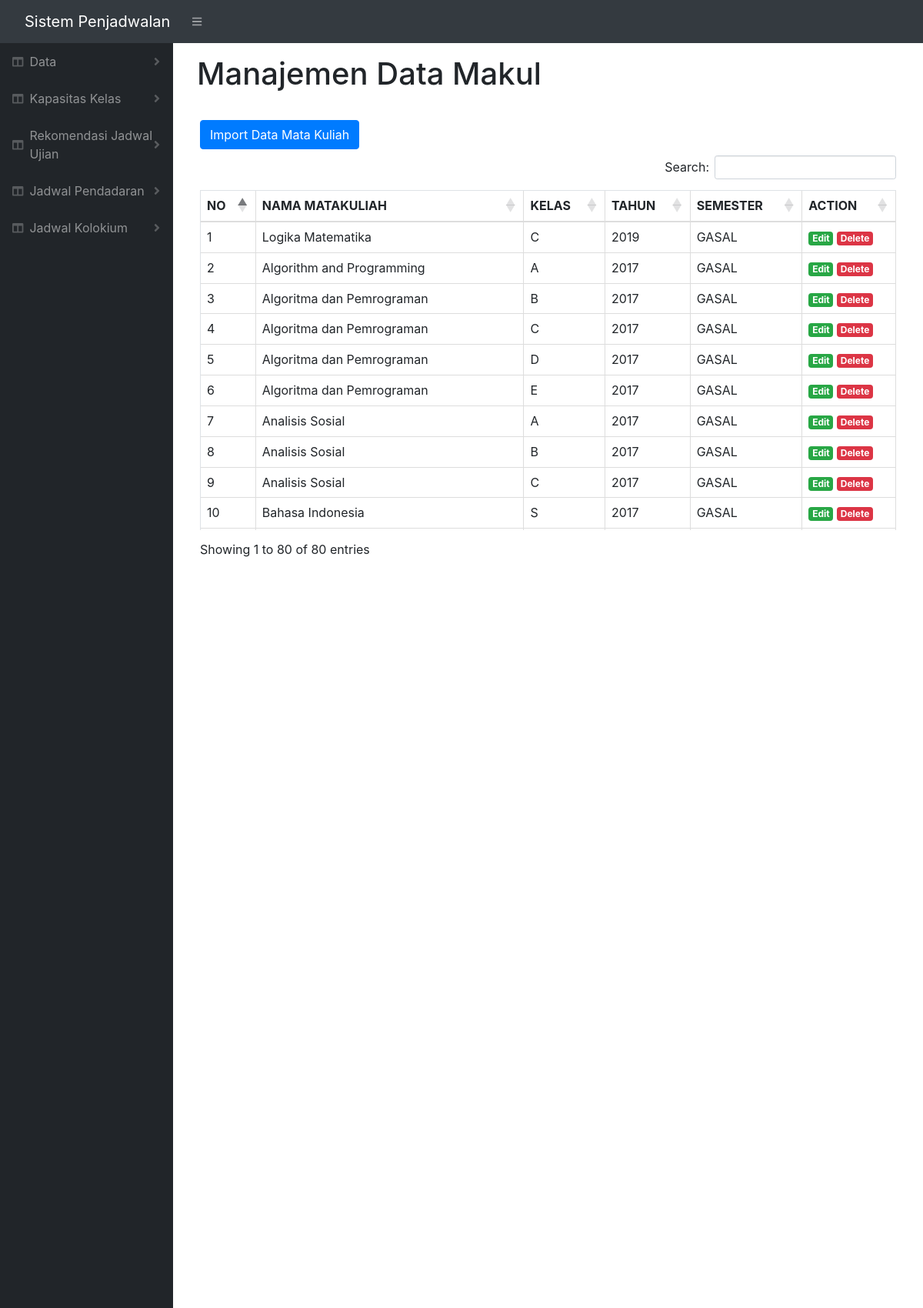
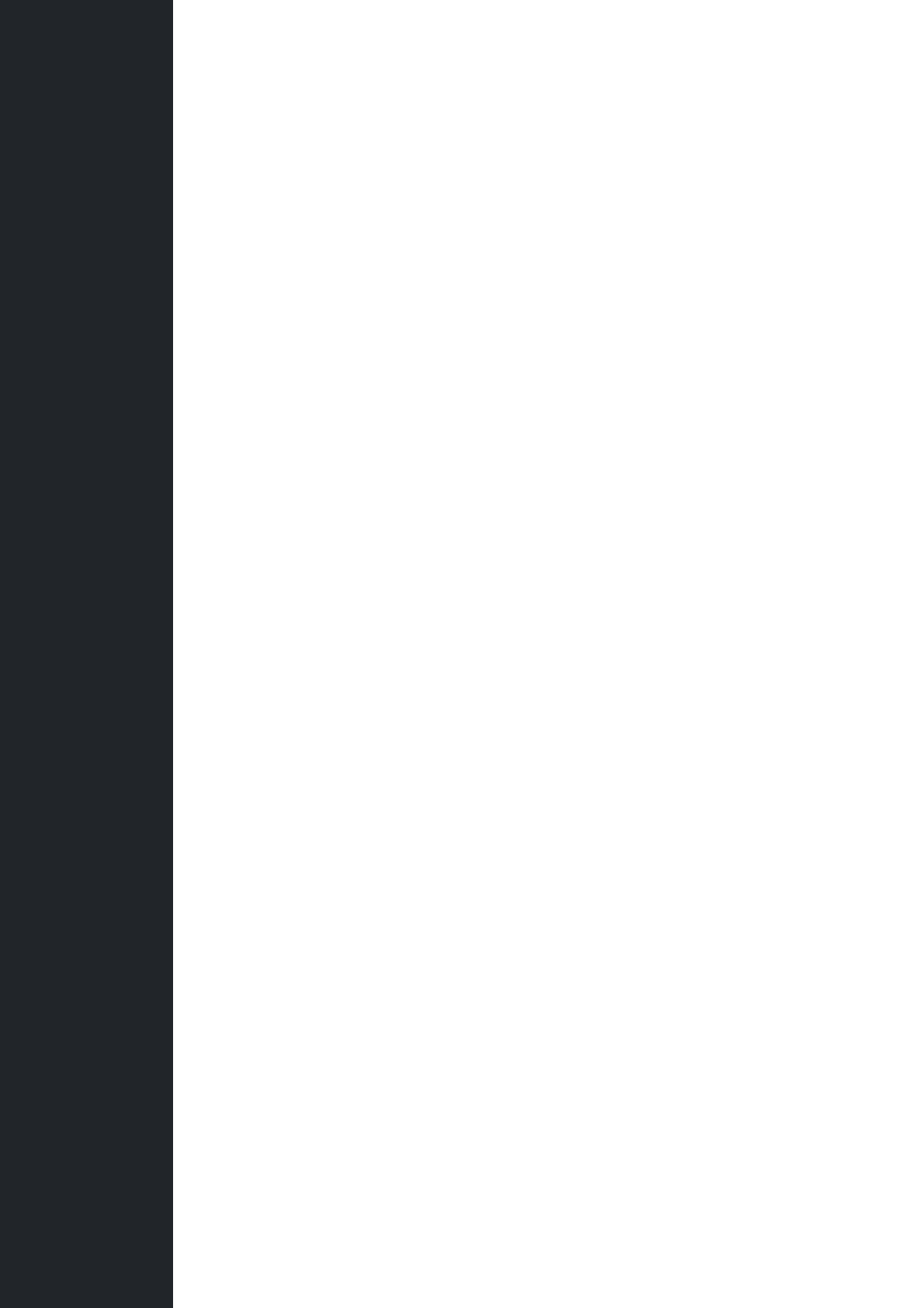
Page /index.php/rekomendasi/c_makul (upper part) on the committed database (2 pictures, top to bottom).
### tables this page shows
CREATE TABLE `makul` (
  `idMakul` int(11) NOT NULL,
  `kodeMakul` varchar(255) NOT NULL,
  `tipeMakul` varchar(255) NOT NULL,
  `nama` varchar(255) NOT NULL,
  `tahun` varchar(255) NOT NULL,
  `semester` varchar(255) NOT NULL,
  `ruangan` varchar(255) NOT NULL,
  `kelas` varchar(255) NOT NULL,
  `kapasitas` varchar(255) NOT NULL,
  `idSemester` int(10) NOT NULL
);

### application/controllers/Rekomendasi.php (called while the page is built, shortened)
<?php
class rekomendasi extends CI_Controller
{
    public function __construct()
    {
        $this->load->model('Jadwal_model');
    }
    function c_makul() {
        $data['title'] = 'Manajemen Data Makul';
        $this->load->view('templates/header', $data);
        $this->load->view('templates/sidebar', $data);
        $this->load->view('templates/topbar', $data);
        $data['makul'] = $this->Jadwal_model->getDataMatkul();
        $this->load->view('rekomendasi/datamakul',$data);
        $this->load->view('templates/footer', $data);
    }
}

### index.php (called while the page is built, shortened)
<?php
require_once BASEPATH.'core/CodeIgniter.php';

### application/models/Jadwal_model.php (called while the page is built, shortened)
<?php
class Jadwal_model extends CI_Model{
    function getDataMatkul(){
    	$hasil = $this->db->query("SELECT * FROM makul");
    	return $hasil->result_array();
    }
}

### application/views/rekomendasi/datamakul.php (the view, shortened to what this page needs)
<div id="layoutSidenav_content">
    <main>
        <div class="container-fluid">
            <nav class="navbar">
                <h1 class="mt-2"><?= $title ?></h1>
            </nav>
            <div class="card-body">
                <a href="http://" class="btn btn-primary mb-2" data-toggle="modal" data-target="#exampleModal">Import
                Data Mata Kuliah</a>
                <div class="table-responsive">
                    <table class="table table-bordered" id="tabelku" width="100%">
                        <thead>
                            <tr>
                                <th>NO</th>
                                <th>NAMA MATAKULIAH</th>
                                <th>KELAS</th>
                                <th>TAHUN</th>
                                <th>SEMESTER</th>
                                <th>ACTION</th>
                            </tr>
                        </thead>
                        <tbody>
                            <?php $i = 1; ?>
                            <?php foreach ($makul as $row) : ?>
                                <tr>
                                    <td><?= $i ?></td>
                                    <td><?php echo $row['nama'] ?></td>
                                    <td><?php echo $row['kelas'] ?></td>
                                    <td><?php echo $row['tahun'] ?></td>
                                    <td><?php echo $row['semester'] ?></td>
                                    <td>
                                        <a href="<?php echo base_url(); ?>home/editMakul/<?= $row['idMakul']; ?>"
                                         class="badge badge-success ">Edit</a>
                                        <a href="<?php echo base_url(); ?>home/deleteMakul/<?= $row['idMakul']; ?>"
                                             class="badge badge-danger"
                                             onclick="return confirm('Are you sure you want to delete <?= $row['nama']; ?>?');">Delete</a>
                                         </td>
                                     </tr>
                                     <?php $i++; ?>
                                 <?php endforeach; ?>
                             </tbody>
                         </table>
                    </div>
                </div>
            </div>
        </main>

### assets/dateindo/css/ilmudetil.css (style rules this page uses)
a { color: #FFC107;text-decoration: none; }

### rows in the picture
makul: nama "Logika Matematika", kelas "C", tahun "2019", semester "GASAL"
makul: nama "Algorithm and Programming", kelas "A", tahun "2017", semester "GASAL"
makul: nama "Algoritma dan Pemrograman", kelas "B", tahun "2017", semester "GASAL"
makul: nama "Algoritma dan Pemrograman", kelas "C", tahun "2017", semester "GASAL"
makul: nama "Algoritma dan Pemrograman", kelas "D", tahun "2017", semester "GASAL"
makul: nama "Algoritma dan Pemrograman", kelas "E", tahun "2017", semester "GASAL"
makul: nama "Analisis Sosial", kelas "A", tahun "2017", semester "GASAL"
makul: nama "Analisis Sosial", kelas "B", tahun "2017", semester "GASAL"
makul: nama "Analisis Sosial", kelas "C", tahun "2017", semester "GASAL"
makul: nama "Bahasa Indonesia", kelas "S", tahun "2017", semester "GASAL"

### other values in the picture
$title "Manajemen Data Makul"
